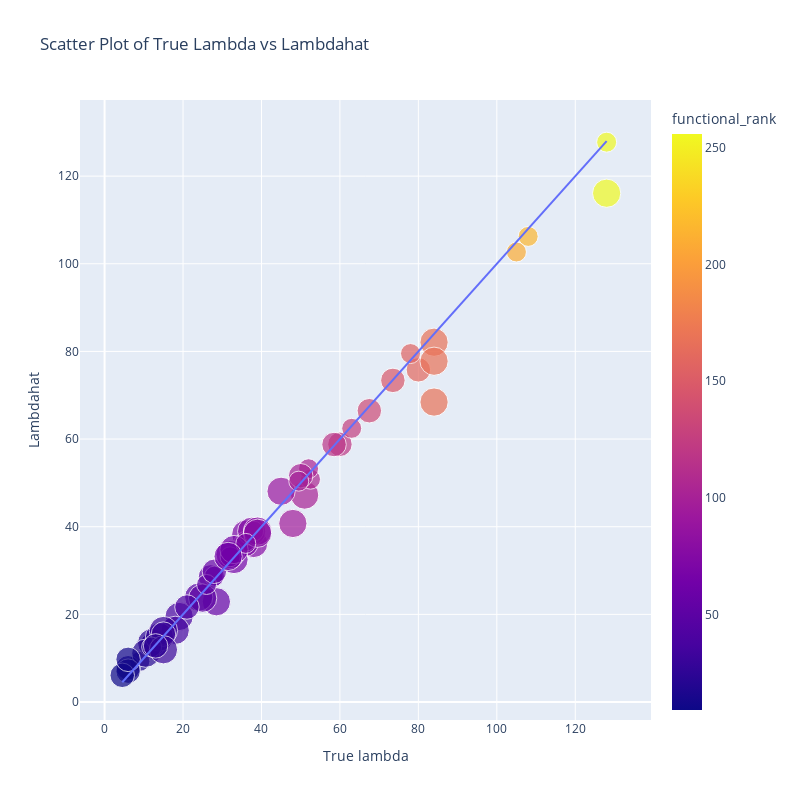

Source (notebook cell):
### Code cell
df = df_data
fig = px.scatter(
    df, 
    x="true_lambda", 
    y="lambdahat", 
    color="functional_rank",
    # color="true_multiplicity",
    # color="avg_width",
    # color="model_dim",
    # color="num_layers",
    size="num_layers",
    # size="true_rank",
    labels={
        "true_lambda": "True lambda",
        "lambdahat": "lambdahat",
        "model_dim": "Model Dimension",
        "num_layers": "Number of Layers",
        "true_rank": "True Rank"
    },
    title="Scatter Plot of True Lambda vs Lambdahat"
)

# Add the y=x line
sorted_true_lambda = sorted(df["true_lambda"])
fig.add_trace(
    px.line(
        x=sorted_true_lambda, 
        y=sorted_true_lambda
    ).data[0]
)

# Update the layout
fig.update_layout(
    xaxis_title="True lambda",
    yaxis_title="Lambdahat",
    legend_title="Legend",
    width=800,
    height=800
)

### Figure 1 — Plotly figure (JSON) as saved in the notebook; plotly's stock layout.template omitted (floating-point values rounded to 4 significant figures)
{"data": [{"hovertemplate": "True lambda=%{x}<br>lambdahat=%{y}<br>Number of Layers=%{marker.size}<br>functional_rank=%{marker.color}<extra></extra>", "legendgroup": "", "marker": {"color": [54, 120, 102, 27, 160, 57, 26, 256, 66, 135, 48, 105, 24, 96, 18, 24, 76, 50, 12, 72, 216, 38, 168, 21, 168, 42, 90, 210, 36, 72, 56, 156, 147, 52, 56, 66, 72, 75, 64, 117, 28, 12, 64, 30, 9, 126, 104, 256, 12, 76, 78, 30, 78, 66, 100, 168, 72, 24, 63, 99, 30, 26], "coloraxis": "coloraxis", "size": [3, 3, 4, 2, 3, 4, 4, 4, 2, 3, 4, 2, 3, 4, 2, 4, 4, 4, 3, 4, 2, 4, 4, 4, 4, 3, 4, 2, 4, 3, 2, 2, 3, 2, 3, 4, 2, 4, 4, 3, 4, 3, 2, 4, 3, 2, 2, 2, 3, 2, 4, 3, 4, 4, 3, 4, 2, 2, 4, 2, 4, 3], "sizemode": "area", "sizeref": 0.01, "symbol": "circle"}, "mode": "markers", "name": "", "orientation": "v", "showlegend": false, "type": "scatter", "x": [27, 60, 51, 13.5, 80, 28.5, 13, 128, 33, 67.5, 24, 52.5, 12, 48, 9, 12, 38, 25, 6, 36, 108, 19, 84, 10.5, 84, 21, 45, 105, 18, 36, 28, 78, 73.5, 26, 28, 33, 36, 37.5, 32, 58.5, 14, 6, 32, 15, 4.5, 63, 52, 128, 6, 38, 39, 15, 39, 33, 50, 84, 36, 12, 31.5, 49.5, 15, 13], "xaxis": "x", "y": [28.55, 58.81, 47.22, 14.14, 75.8, 22.88, 13.38, 116.1, 33.7, 66.47, 23.94, 50.84, 12.92, 40.74, 9.283, 13.5, 36.18, 23.69, 7.816, 38.28, 106.2, 19.51, 82.1, 11.14, 68.44, 21.68, 48.09, 102.7, 16.35, 36.05, 28.72, 79.51, 73.39, 26.82, 29.84, 32.52, 36.68, 38.96, 33.68, 58.75, 14.82, 7.037, 33.14, 16.31, 6.094, 62.45, 53.23, 127.7, 9.734, 38.99, 39.01, 15.49, 38.5, 34.79, 51.64, 77.76, 36.2, 12.56, 33.22, 50.39, 11.93, 12.8], "yaxis": "y"}, {"hovertemplate": "x=%{x}<br>y=%{y}<extra></extra>", "legendgroup": "", "line": {"color": "#636efa", "dash": "solid"}, "marker": {"symbol": "circle"}, "mode": "lines", "name": "", "orientation": "v", "showlegend": false, "type": "scatter", "x": [4.5, 6, 6, 6, 9, 10.5, 12, 12, 12, 13, 13, 13.5, 14, 15, 15, 15, 18, 19, 21, 24, 25, 26, 27, 28, 28, 28.5, 31.5, 32, 32, 33, 33, 33, 36, 36, 36, 36, 37.5, 38, 38, 39, 39, 45, 48, 49.5, 50, 51, 52, 52.5, 58.5, 60, 63, 67.5, 73.5, 78, 80, 84, 84, 84, 105, 108, 128, 128], "xaxis": "x", "y": [4.5, 6, 6, 6, 9, 10.5, 12, 12, 12, 13, 13, 13.5, 14, 15, 15, 15, 18, 19, 21, 24, 25, 26, 27, 28, 28, 28.5, 31.5, 32, 32, 33, 33, 33, 36, 36, 36, 36, 37.5, 38, 38, 39, 39, 45, 48, 49.5, 50, 51, 52, 52.5, 58.5, 60, 63, 67.5, 73.5, 78, 80, 84, 84, 84, 105, 108, 128, 128], "yaxis": "y"}], "layout": {"coloraxis": {"colorbar": {"title": {"text": "functional_rank"}}, "colorscale": [[0, "#0d0887"], [0.1111, "#46039f"], [0.2222, "#7201a8"], [0.3333, "#9c179e"], [0.4444, "#bd3786"], [0.5556, "#d8576b"], [0.6667, "#ed7953"], [0.7778, "#fb9f3a"], [0.8889, "#fdca26"], [1, "#f0f921"]]}, "height": 800, "legend": {"itemsizing": "constant", "title": {"text": "Legend"}, "tracegroupgap": 0}, "title": {"text": "Scatter Plot of True Lambda vs Lambdahat"}, "width": 800, "xaxis": {"anchor": "y", "domain": [0, 1], "title": {"text": "True lambda"}}, "yaxis": {"anchor": "x", "domain": [0, 1], "title": {"text": "Lambdahat"}}}}
